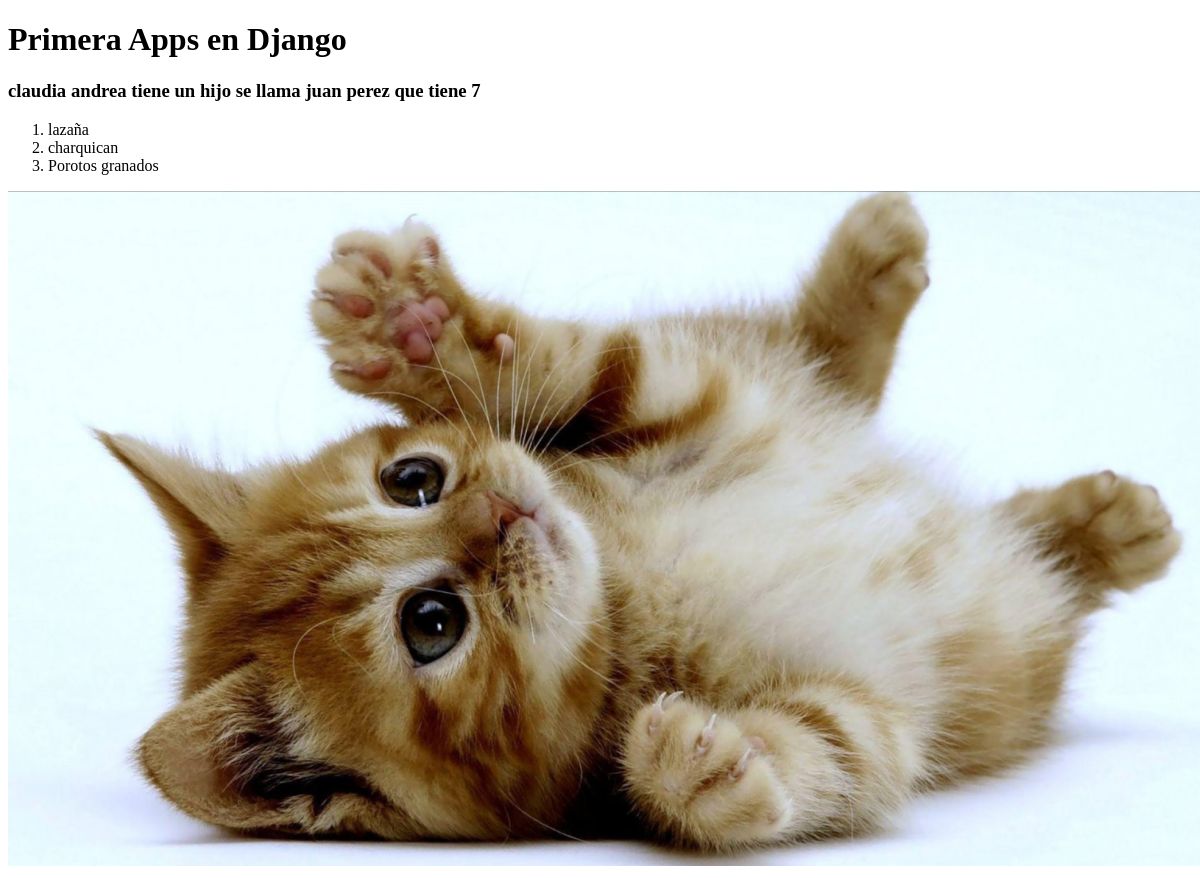
/alumnos/index, run on an earlier commit of the app's database.
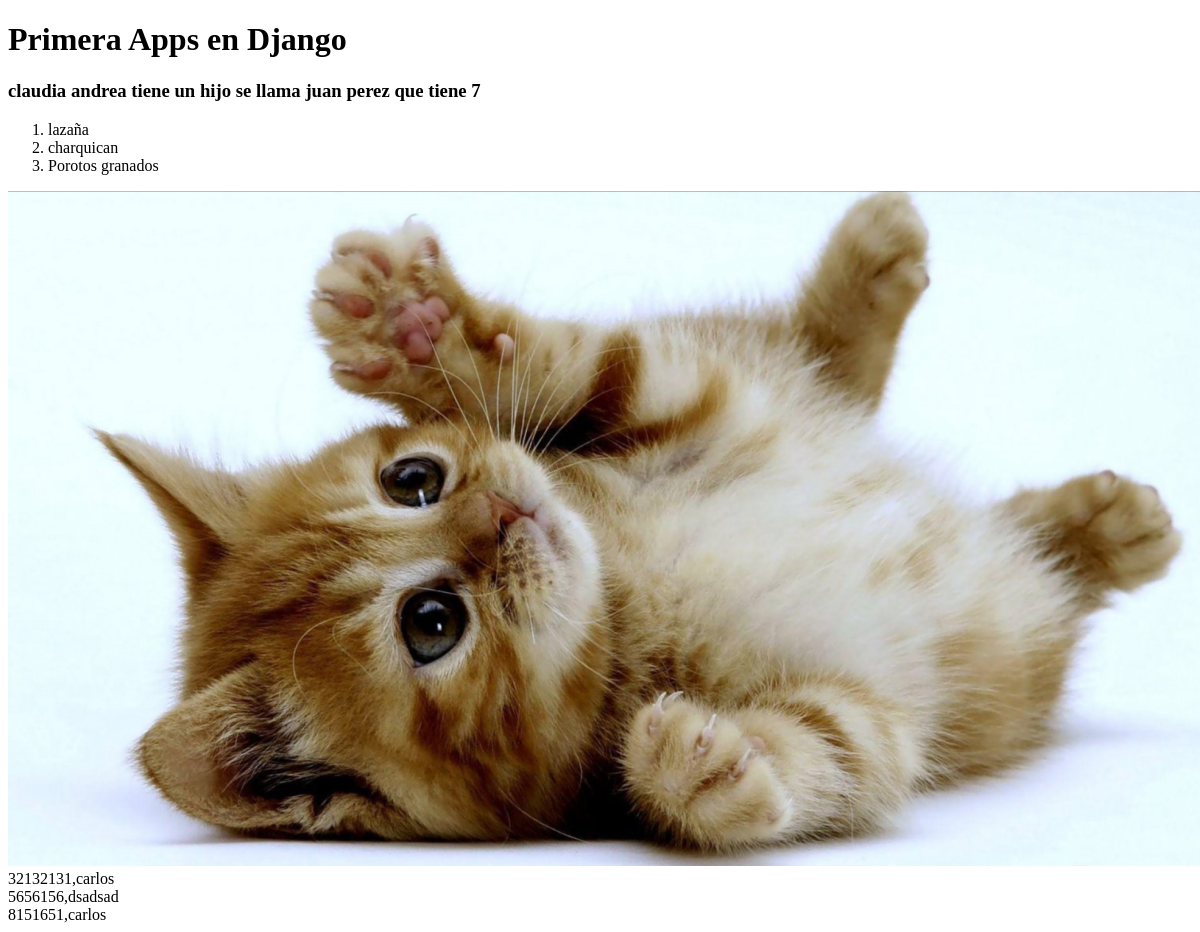
And on a later commit of the database.
### Alumnos/models.py (models this page shows, shortened)
class Alumno(models.Model):
    rut = models.CharField(primary_key=True, max_length=10)
    nombre = models.CharField(max_length=20)
    apellido_paterno = models.CharField(max_length=20)
    apellido_materno = models.CharField(max_length=20)
    fecha_nacimiento = models.DateField(blank=False, null=False)
    id_genero = models.ForeignKey('Genero',on_delete=models.CASCADE, db_column='idGenero')
    telefono = models.CharField(max_length=45)
    email = models.EmailField(unique=True, max_length=100, blank=True, null=True)
    direccion = models.CharField(max_length=50, blank=True, null=True)
    activo = models.IntegerField()

### Alumnos/views.py (the view)
# urls.py: path('index', index, name='index'),
def index(request):
    hijo=persona("juan perez","7")
    lista=["lazaña","charquican","Porotos granados"]
    alumnos= Alumno.objects.all()
    context={"hijo":hijo,"nombre":"claudia andrea","comidas":lista,"alumnos":alumnos}
    return render(request, 'alumnos/index.html', context)

### Alumnos/templates/alumnos/index.html (shortened to what this page needs)
<!DOCTYPE html>
<html lang="en">
<head>
</head>
<body>
    {% load static %}
    <h1>Primera Apps en Django</h1>
    <h3>{{nombre}} tiene un hijo se llama {{hijo.nombre}} que tiene {{hijo.edad}}</h3>
    <ol>
        {% for comida in comidas %}
            <li>{{comida}}</li>
        {% endfor %}
    </ol>
    <img src="{% static 'alumnos/img/descarga.png' %}" alt="">
    {% for alumno in alumnos %}
        {{alumno.rut}},{{alumno.nombre}} <br>
    {% endfor %}
</body>
</html>

What changed in the data, as far as the page shows it:
added Alumno: rut "32132131", nombre "carlos"
added Alumno: rut "5656156", nombre "dsadsad"
added Alumno: rut "8151651", nombre "carlos"
